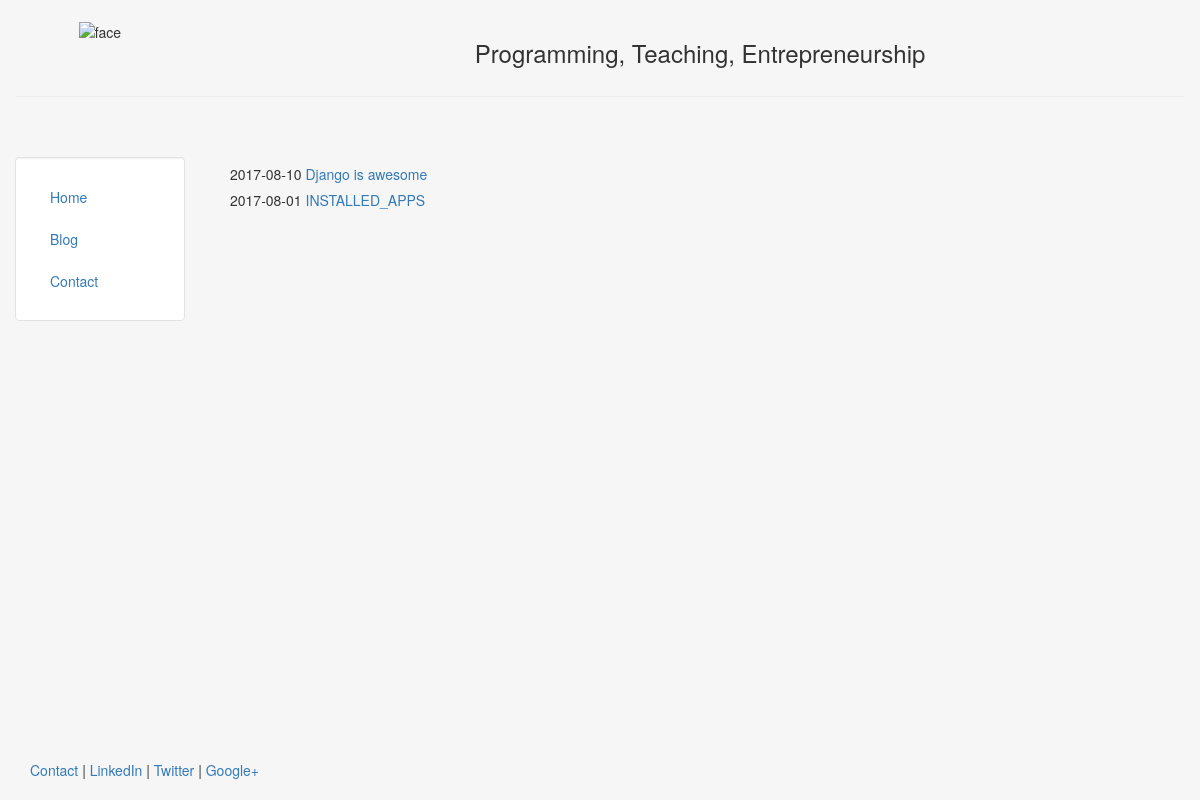
Screenshot of /blog/ with the database file from the repository.
### blog/models.py (models this page shows, shortened)
class Post(models.Model):
    title = models.CharField(max_length = 140)
    body= models.TextField()
    date= models.DateTimeField()

### blog/templates/blog/blog.html
{% extends "personal/header.html" %}
{% block content %}
	{% for post in object_list %}
		<h5>{{ post.date|date:"Y-m-d" }}<a href="/blog/{{post.id}}">  {{ post.title }}</a></h5>
	{% endfor %}
{% endblock %}

### personal/templates/personal/header.html (shortened to what this page needs)
<!DOCTYPE html>
<html lang="en">
<head>
	{% load staticfiles %}
	<link rel="stylesheet" href="{% static 'personal/css/bootstrap.min.css' %}" type = "text/css"/>
</head>
<body class="body" style="background-color:#f6f6f6">
	<div class="container-fluid" style="min-height:95%; ">
		<div class="row">
			  <div class="col-sm-2">
				  <br>
				  <center>
					<img src="{% static 'personal/img/profile.jpg' %}" class="responsive-img" style='max-height:100px;' alt="face">
				  </center>
			  </div>
			  <div class="col-sm-10">
				  <br>
				  <center>
				  <h3>Programming, Teaching, Entrepreneurship</h3>
				  </center>
			  </div>
		</div><hr>
		<div class="row">
		  <div class="col-sm-2">
		  <br>
		  <br>
			<div class="well bs-sidebar" id="sidebar" style="background-color:#fff">
			  <ul class="nav nav-pills nav-stacked">
				<li><a href='/'>Home</a></li>
				<li><a href='/blog/'>Blog</a></li>
				<li><a href='/contact/'>Contact</a></li>
			  </ul>
			</div>
		  </div>
		  <div class="col-sm-10">
			<div class='container-fluid'>
			<br><br>
			   {% block content %}
			   {% endblock %}
			</div>
		  </div>
		</div>
	</div>
	<footer>
		<div class="container-fluid" style='margin-left:15px'>
			<p><a href="#" target="blank">Contact</a> | <a href="#" target="blank">LinkedIn</a> | <a href="#" target="blank">Twitter</a> | <a href="#" target="blank">Google+</a></p>
		</div>
	</footer>
</body>
</html>

### personal/templates/personal/header.html (style rules this page uses)
html, body { height:100% }

### rows the page displays
Post: date "2017-08-10", title "Django is awesome"
Post: date "2017-08-01", title "INSTALLED_APPS"
